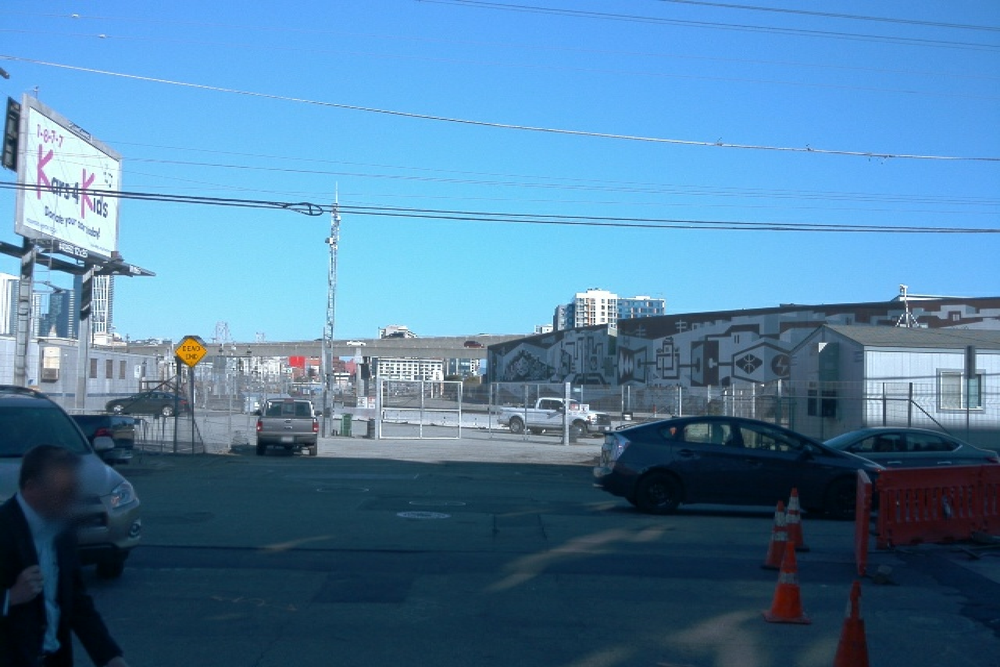
#> input picture image-manipulation/data/images/segment-1231623110026745648_480_000_500_000_with_camera_labels_38 copy.png, 1000 x 667 px, shrunk from 1920 x 1280 before the run; the run also reads 1 picture not shown here
$ jupyter execute solution.ipynb   (shell and % lines are left out)
#> lines starting #> are read from the running program, lines starting #| are printed output that depends on the picture; after the words box and inside, x2 and y2 are one past the last pixel; in counts of white or black regions, pixels touching at a corner belong together; long printed decimals are rounded
# RGB Thresholding

[cell 1]
import numpy as np
import cv2
import matplotlib.pyplot as plt

[cell 2]
# Note: OpenCV loads images as BGR by default, but the logic is the same.
# We will assume a BGR/RGB image array with shape (H, W, 3)
original_image = cv2.imread('data/images/segment-1231623110026745648_480_000_500_000_with_camera_labels_38 copy.png')
#> original_image is the input picture: shape (667, 1000, 3); mean B, G, R 163.3, 127.5, 80.4

# Convert to standard RGB for intuitive channel order matching the threshold
original_image = cv2.cvtColor(original_image, cv2.COLOR_BGR2RGB)

print(original_image.shape)
#| (667, 1000, 3)
plt.imshow(original_image)

[cell 3]
## --- STEP 2: Define Threshold and Comparison Type ---
# Define the threshold color (e.g., medium gray)
threshold_color = np.array([128, 128, 128], dtype=np.uint8)

[cell 4]
# Get the three channels from the image array
# This assumes the order is BGR or RGB depending on how the image was loaded
R, G, B = cv2.split(original_image) #if 'cv2' in locals() else original_image[:, :, 0], original_image[:, :, 1], original_image[:, :, 2]
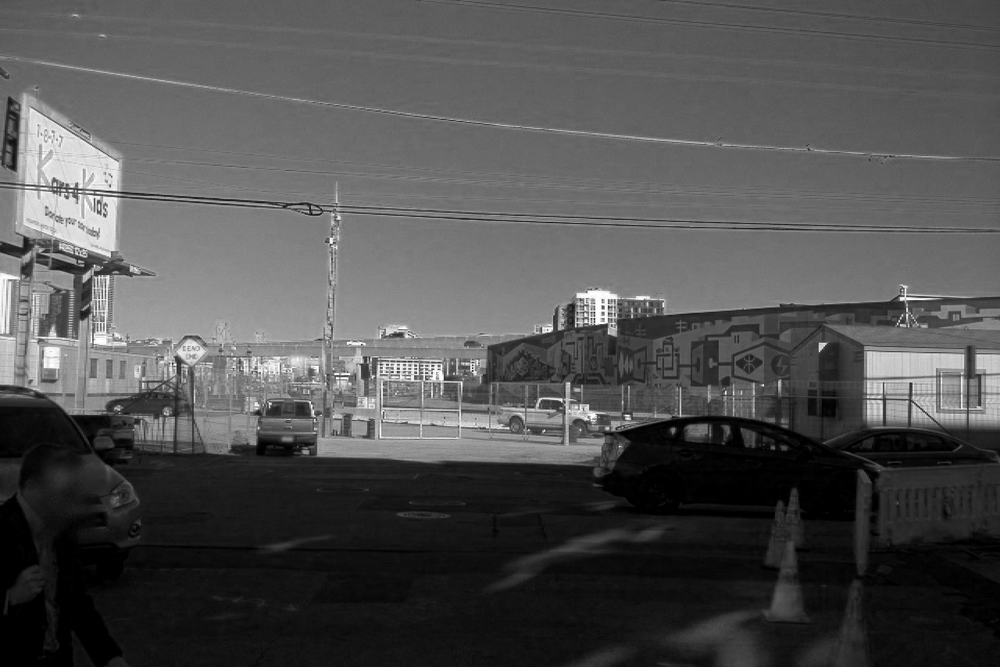
#> R: shape (667, 1000); min 0, max 255, mean 80.4
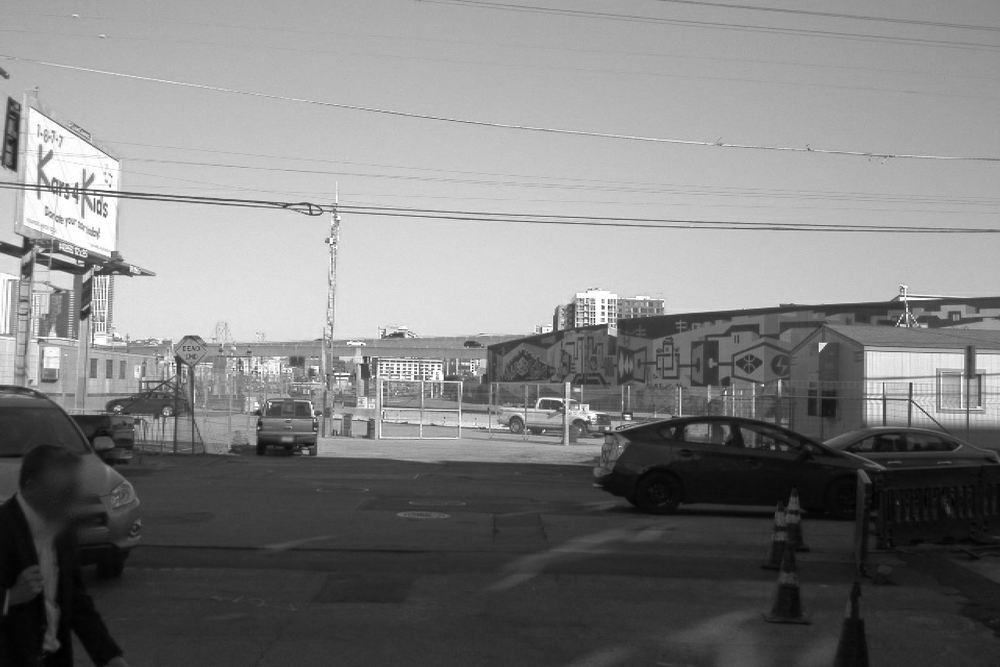
#> G: shape (667, 1000); min 0, max 255, mean 127.5
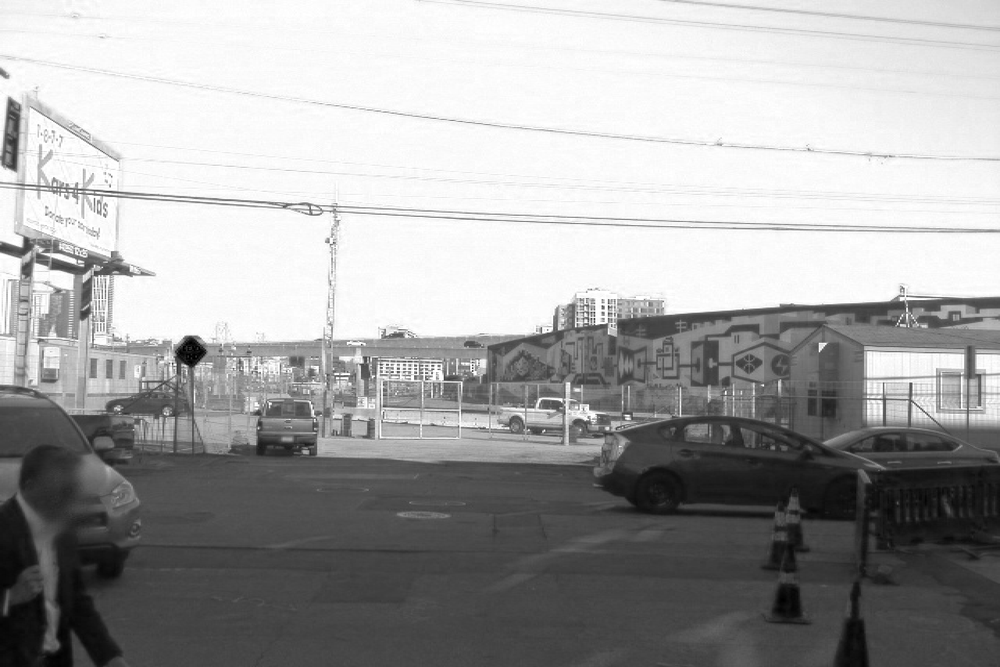
#> B: shape (667, 1000); min 0, max 255, mean 163.3
T_R, T_G, T_B = threshold_color

print(R.shape)
#| (667, 1000)

[cell 5]
## --- STEP 3: Create the Binary Mask (Isolated Pixels) ---

# A. Isolate pixels where ALL channels are HIGHER than the threshold
mask_condition_B = B > T_B
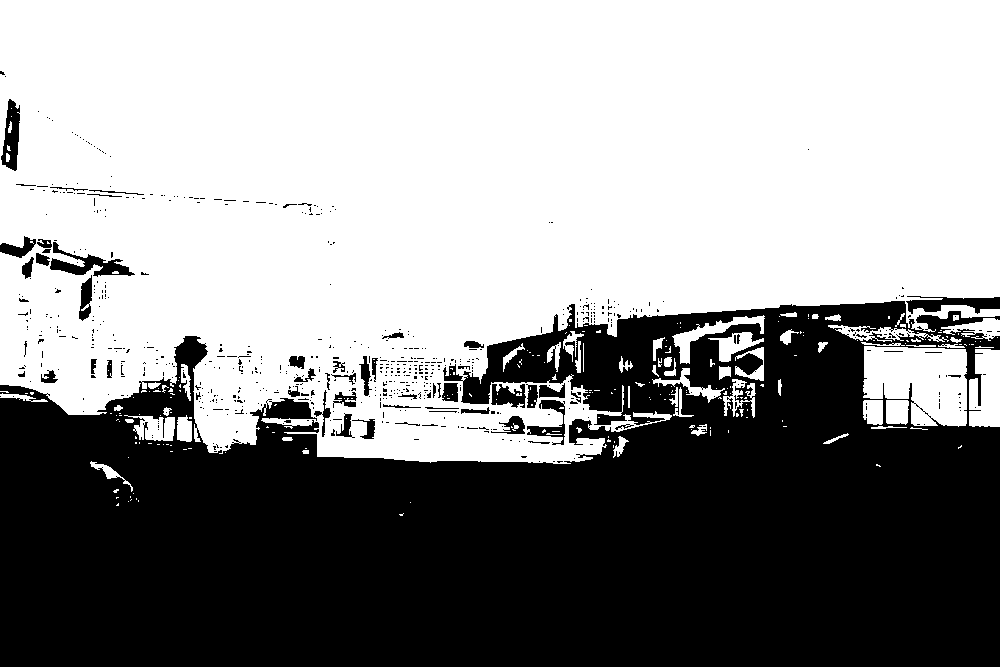
#> mask_condition_B: shape (667, 1000) bool; 57.8% white; 649 black regions (592 under 20 px), largest, box (x1, y1, x2, y2) and area: (0, 301, 1000, 667) 270694, (50, 242, 135, 277) 1032, (906, 296, 1000, 314) 947
mask_condition_G = G > T_G
#> mask_condition_G: shape (667, 1000) bool; 55.2% white; 781 black regions (692 under 20 px), largest, box (x1, y1, x2, y2) and area: (0, 295, 1000, 667) 283008, (0, 235, 153, 340) 3833, (0, 178, 328, 216) 1076
mask_condition_R = R > T_R
#> mask_condition_R: shape (667, 1000) bool; 16.3% white; 658 white regions (561 under 20 px), largest, box (x1, y1, x2, y2) and area: (0, 184, 863, 462) 85105, (0, 92, 300, 203) 7075, (864, 346, 967, 410) 3386

print(mask_condition_B)
#> (printed output is left out)

[cell 6]
# Combine conditions using logical AND (&)
# The final mask is True only where a pixel's (B AND G AND R) are all > threshold
binary_mask_bool = mask_condition_R & mask_condition_G & mask_condition_B
#> binary_mask_bool: shape (667, 1000) bool; 16.2% white; 665 white regions (567 under 20 px), largest, box (x1, y1, x2, y2) and area: (0, 184, 863, 462) 84113, (0, 92, 300, 203) 7001, (864, 346, 967, 410) 3386

[cell 7]
# Convert boolean mask to 0s and 255s (standard for displaying masks)
binary_mask = binary_mask_bool.astype(np.uint8) * 255

print(binary_mask.shape)
#| (667, 1000)

[cell 8]
## --- STEP 4: Apply the Mask to Create the Masked Image ---

# Create a copy of the original image
masked_image = original_image.copy()

# The masked image is created by setting pixels to black (0, 0, 0) where the mask is False
# For NumPy masking, we use the NOT operator (~) on the boolean mask
masked_image[~binary_mask_bool] = [0, 0, 0]
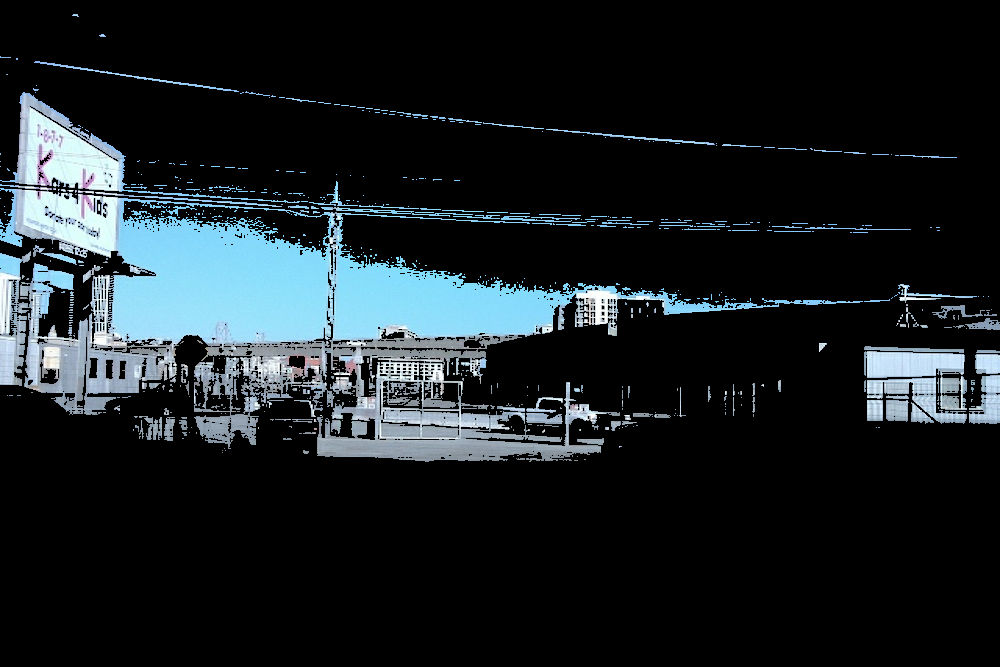
#> masked_image: shape (667, 1000, 3); mean R, G, B 25.8, 32.5, 35.9

# Note: If you want to set the background to a specific color (like white),
# you would set masked_image[~binary_mask_bool] = [255, 255, 255]

[cell 9]
## --- STEP 5: Display Results ---

# Only run this section if OpenCV is available and you want to visualize
if 'cv2' in locals():
    # Stack the images horizontally for comparison
    comparison = np.hstack([original_image, cv2.cvtColor(binary_mask, cv2.COLOR_GRAY2BGR), masked_image])
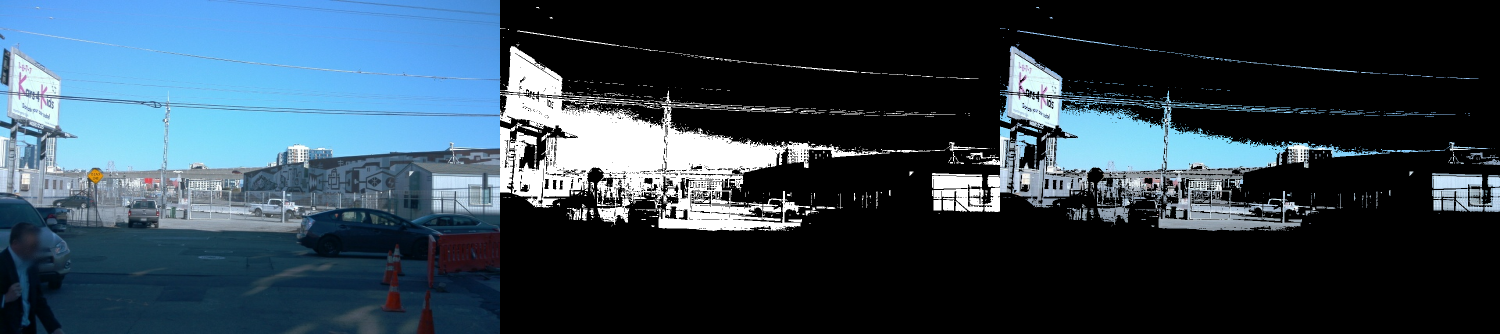
#> comparison: shape (667, 3000, 3) (shown at 1/2 size); mean R, G, B 49.2, 67.1, 80.2

    plt.imshow(comparison)
else:
    print("\n--- Original Image (Partial) ---")
    print(original_image)
    print("\n--- Binary Mask (Boolean True/False) ---")
    print(binary_mask_bool.astype(int))
    print("\n--- Masked RGB Image (Black Background) ---")
    print(masked_image)

[cell 10]
def create_mask(path, t_color=[128, 128, 128]):
    o_img = cv2.imread(path)
    # Convert to standard RGB for intuitive channel order matching the threshold
    o_img = cv2.cvtColor(o_img, cv2.COLOR_BGR2RGB)
    # Get the three channels from the image array
    # This assumes the order is RGB
    R, G, B = cv2.split(o_img)
    T_R, T_G, T_B = t_color
    ## --- STEP 3: Create the Binary Mask (Isolated Pixels) ---
    # A. Isolate pixels where ALL channels are HIGHER than the threshold
    mask_condition_B = B > T_B
    mask_condition_G = G > T_G
    mask_condition_R = R > T_R
    # Combine conditions using logical AND (&)
    # The final mask is True only where a pixel's (B AND G AND R) are all > threshold
    b_mask_bool = mask_condition_R & mask_condition_G & mask_condition_B
    return o_img, b_mask_bool

[cell 11]
def mask_and_display(img, mask):
    # Convert boolean mask to 0s and 255s (standard for displaying masks)
    binary_mask = binary_mask_bool.astype(np.uint8) * 255
    ## --- STEP 4: Apply the Mask to Create the Masked Image ---

    # Create a copy of the original image
    masked_image = original_image.copy()

    # The masked image is created by setting pixels to black (0, 0, 0) where the mask is False
    # For NumPy masking, we use the NOT operator (~) on the boolean mask
    masked_image[~binary_mask_bool] = [0, 0, 0]
    # Only run this section if OpenCV is available and you want to visualize
    # Stack the images horizontally for comparison
    comparison = np.hstack([original_image, cv2.cvtColor(binary_mask, cv2.COLOR_GRAY2BGR), masked_image])
    plt.imshow(comparison)

[cell 12]
path = 'data/images/segment-1231623110026745648_480_000_500_000_with_camera_labels_38.png'
color_threshold = [128, 128, 128]
img, mask = create_mask(path, color_threshold)
mask_and_display(img, mask)

[cell 13]
# Load image using OpenCV (loads as BGR by default)
image = cv2.imread(path)
all_pixels = []
if image is not None:
                # Convert BGR to RGB for consistency (optional, but good practice)
                # If you skip this, your final stats will be BGR-ordered.
    image = cv2.cvtColor(image, cv2.COLOR_BGR2RGB)

                # Convert to float and normalize to 0-1 range (common preprocessing step)
    image = image.astype(np.float32) / 255.0

                # Reshape to (H*W, C) to easily collect all pixels
    reshaped_image = image.reshape(-1, 3)

    all_pixels.append(reshaped_image)

[cell 14]
# Concatenate all reshaped images into a single array (N_total_pixels, 3)
total_pixel_data = np.concatenate(all_pixels, axis=0)

    # Calculate Mean and Standard Deviation along the Channel axis (Axis 0 is total pixels)
    # The result shape will be (3,)
mean_values = np.mean(total_pixel_data, axis=0)
#> mean_values = [0.316, 0.5, 0.64]
std_dev_values = np.std(total_pixel_data, axis=0)
#> std_dev_values = [0.208, 0.276, 0.338]

print("--- Calculated Statistics (R, G, B) ---")
print(f"Mean: {mean_values}")
#| Mean: [0.3156  0.5003  0.6402]
print(f"Std Dev: {std_dev_values}")
#| Std Dev: [0.2082  0.2761 0.338]

[cell 15]
import matplotlib.pyplot as plt

def display_distributions(total_pixel_data):
    """
    Displays the pixel value distributions (histograms) for R, G, and B channels.

    Args:
        total_pixel_data (np.array): A NumPy array of shape (N_total_pixels, 3).
    """
    if total_pixel_data is None:
        print("Cannot plot distribution: No data available.")
        return

    # Separate the channels
    R_channel = total_pixel_data[:, 0]
    G_channel = total_pixel_data[:, 1]
    B_channel = total_pixel_data[:, 2]

    # Create the plot
    plt.figure(figsize=(10, 6))
    plt.title('Pixel Value Distributions per Channel (Normalized 0-1)')
    plt.xlabel('Pixel Value')
    plt.ylabel('Frequency (Counts)')

    # Plot histograms for each channel
    plt.hist(R_channel, bins=50, alpha=0.6, color='red', label='Red Channel')
    plt.hist(G_channel, bins=50, alpha=0.6, color='green', label='Green Channel')
    plt.hist(B_channel, bins=50, alpha=0.6, color='blue', label='Blue Channel')

    plt.legend()
    plt.grid(axis='y', alpha=0.5)
    plt.show()
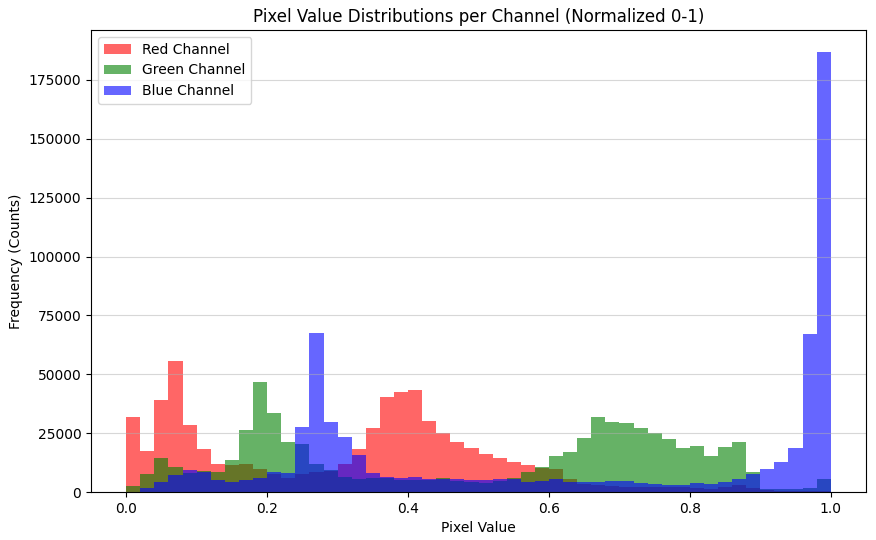
#> figure drawn by matplotlib, 1 panel; tallest bar 55648 high, from x = 0.06 to 0.08; tallest bar 46791 high, from x = 0.18 to 0.2; tallest bar 186868 high, from x = 0.98 to 1

# Assuming you ran the first part successfully, plot the distributions:
if 'total_pixel_data' in locals():
    display_distributions(total_pixel_data)
# If you run the script as a single block:
# total_pixel_data = np.concatenate(all_pixels, axis=0)

[cell 16]
import matplotlib.pyplot as plt
import numpy as np
import seaborn as sns
from PIL import Image, ImageStat

red = []
green = []
blue = []

img = np.array(Image.open(path).convert('RGB'))
R, G, B = img[..., 0], img[..., 1], img[..., 2]
red.extend(R.flatten().tolist())
green.extend(G.flatten().tolist())
blue.extend(B.flatten().tolist())

plt.figure()
sns.kdeplot(red, color='r')
sns.kdeplot(green, color='g')
sns.kdeplot(blue, color='b')
plt.show()
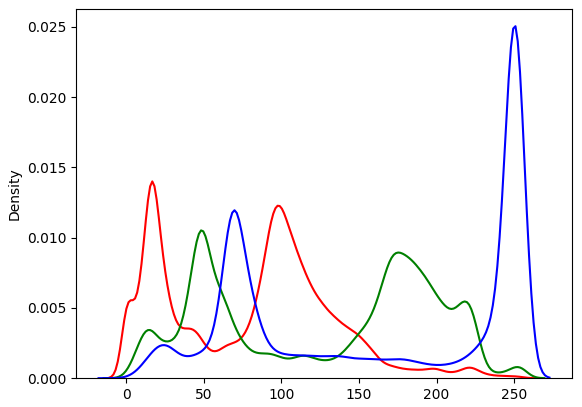
#> figure drawn by matplotlib, 1 panel; curve peaks at x = 16.93, y = 0.014; curve peaks at x = 48.32, y = 0.0105; curve peaks at x = 250.8, y = 0.025
